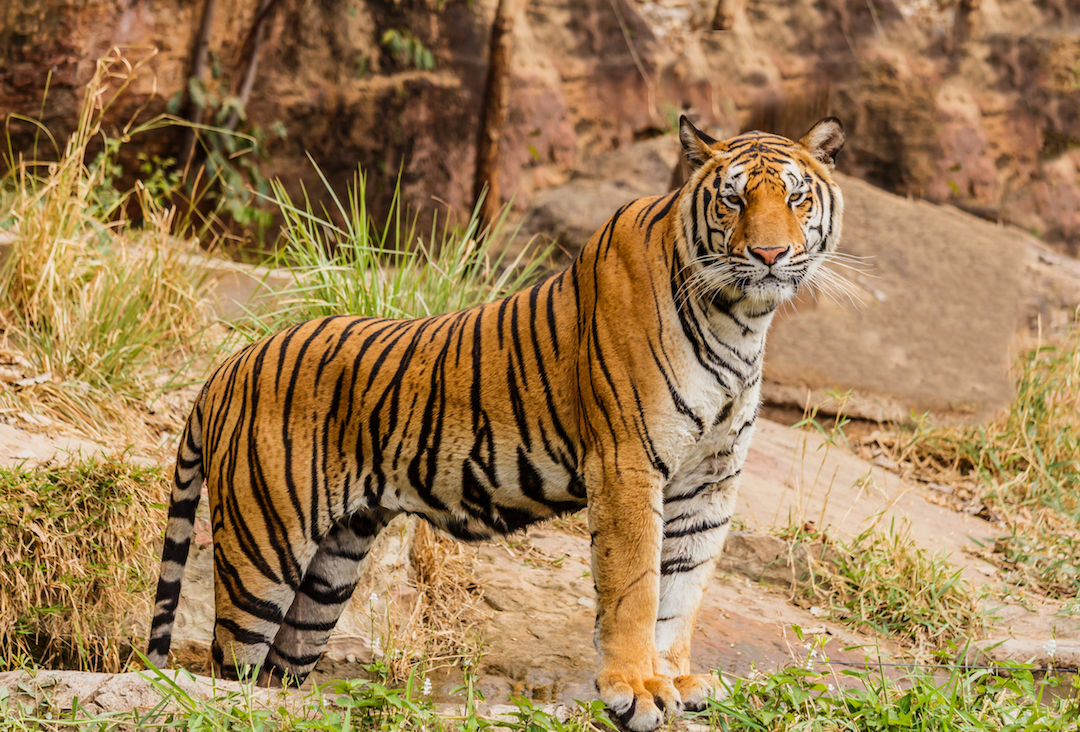
#> input picture Tiger-Face-Detector/tigers/img1.jpg, 1080 x 732 px
$ python tiger_detector.py --image tigers/img1.jpg
#> lines starting #> are read from the running program, lines starting #| are printed output that depends on the picture; after the words box and inside, x2 and y2 are one past the last pixel; in counts of white or black regions, pixels touching at a corner belong together
# USAGE
# python tiger_detector.py --image tigers/img1.jpg

# Import the necessary packages
import argparse
import cv2

# Construct the argument parse and parse the arguments
ap = argparse.ArgumentParser()
ap.add_argument("-i", "--image", required=True,
	help="path to the input image")
# I've included examples of cascades that I've tested
# Interestingly, lbp5_100_60 works better than lbp6_250_150
ap.add_argument("-c", "--cascade",
	# [4 lines of commented-out code are left out]
    default="lbp5_100_60.xml",
    #default="lbp6_250_150.xml",
	help="path to tiger detector LBP cascade")
args = vars(ap.parse_args())

# Load the input image and convert it to grayscale
image = cv2.imread(args["image"])
#> image is the input picture: shape (732, 1080, 3); mean B, G, R 82.1, 125.3, 157.6
gray = cv2.cvtColor(image, cv2.COLOR_BGR2GRAY)
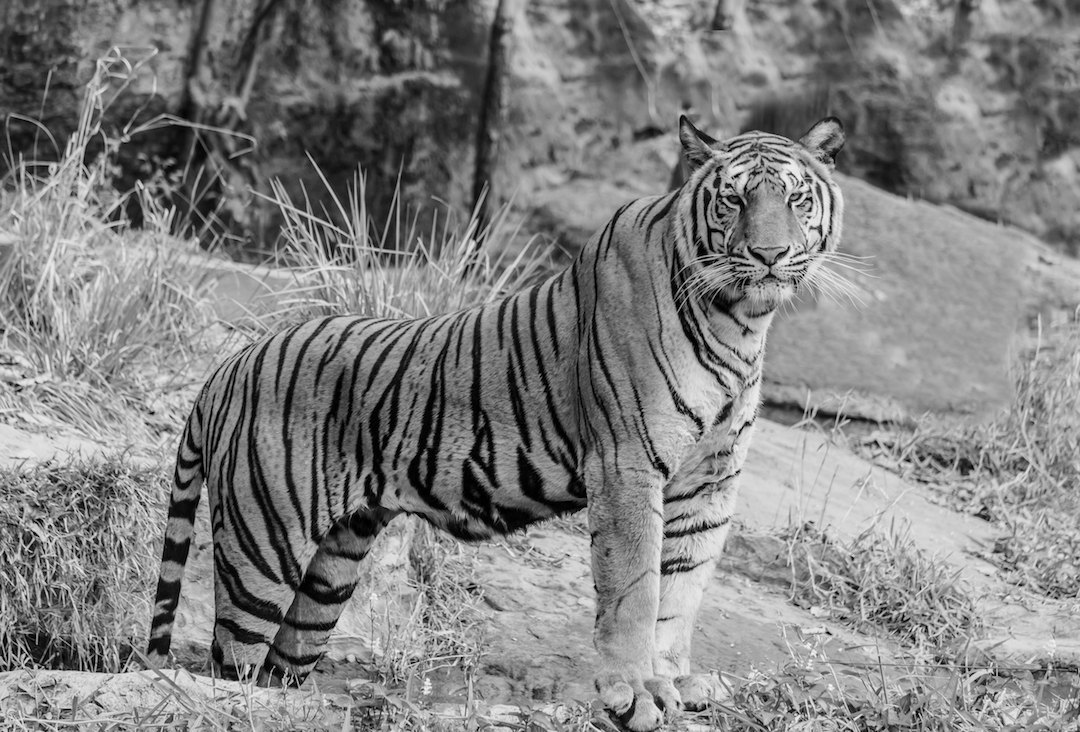
#> gray: shape (732, 1080); min 0, max 246, mean 130.1

# Load the tiger detector Haar cascade, then detect tiger faces
# In the input image
detector = cv2.CascadeClassifier(args["cascade"])
rects = detector.detectMultiScale(gray, scaleFactor=1.3,
	minNeighbors=10, minSize=(75, 75))
#> rects = [[407, 238, 250, 250]]

# Loop over the cat faces and draw a rectangle surrounding each
for (i, (x, y, w, h)) in enumerate(rects):
	cv2.rectangle(image, (x, y), (x + w, y + h), (0, 0, 255), 2)
	cv2.putText(image, "Tiger #{}".format(i + 1), (x, y - 10),
		cv2.FONT_HERSHEY_SIMPLEX, 0.55, (0, 0, 255), 2)
#> this loop made 1 pass
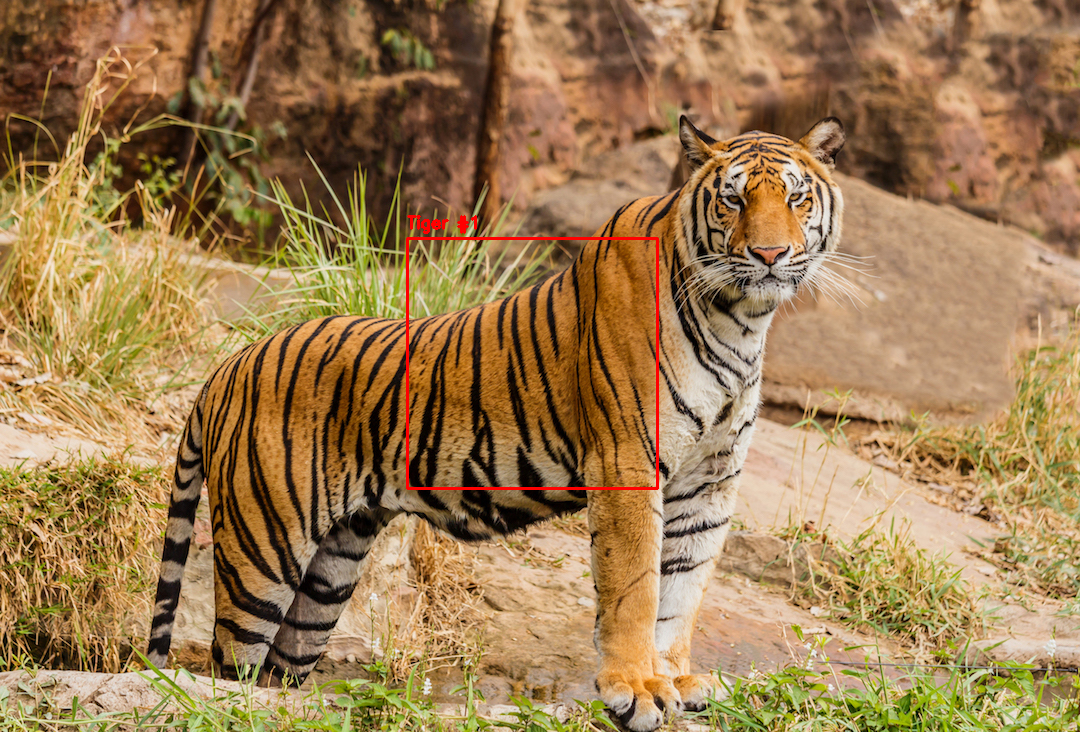
#> image: shape (732, 1080, 3); 0.44% of pixels changed, all inside (x1, y1, x2, y2) = (406, 215, 659, 490)

# Show the detected cat faces
cv2.imshow("Tiger Faces", image)
cv2.waitKey(0)

$ run again, with Tiger-Face-Detector/tigers/img2.jpg copied over Tiger-Face-Detector/tigers/img1.jpg
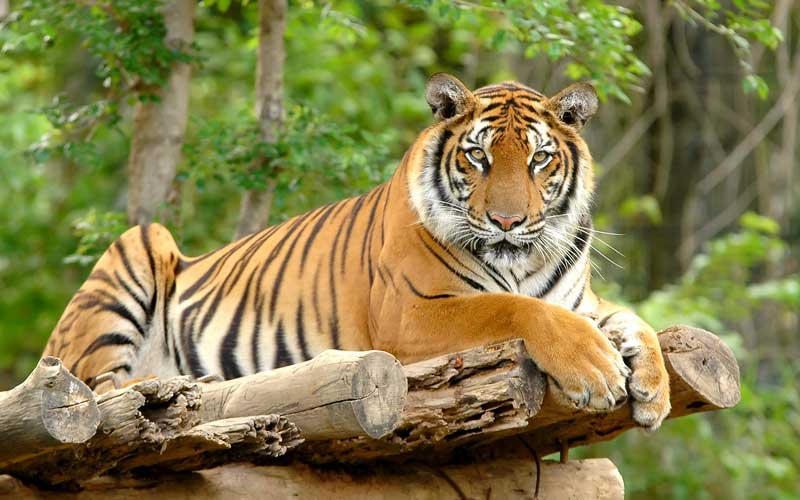
#> input picture Tiger-Face-Detector/tigers/img2.jpg, 800 x 500 px
#> image is the input picture: shape (500, 800, 3); mean B, G, R 76.1, 126.8, 132.1
#> `gray = cv2.cvtColor(image, cv2.COLOR_BGR2GRAY)`:
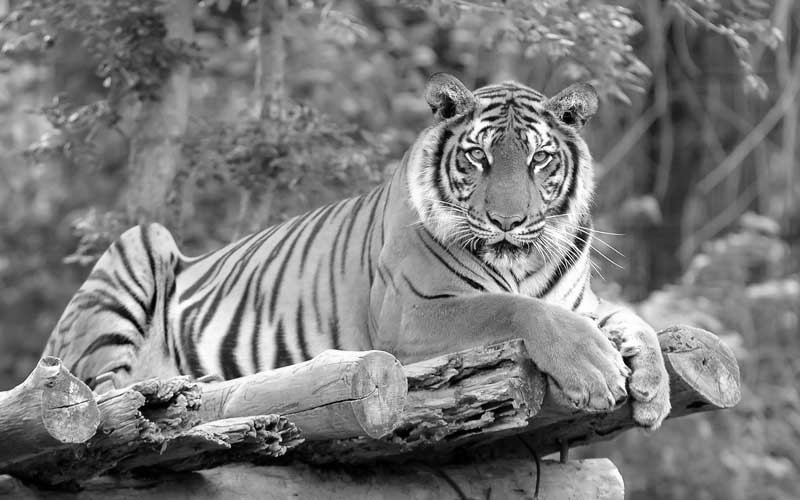
#> gray: shape (500, 800); min 0, max 255, mean 122.6
#> rects = [[269, 115, 258, 258], [589, 300, 180, 180]]
#> the loop `for (i, (x, y, w, h)) in enumerate(rects):` made 2 passes
#> after the loop `for (i, (x, y, w, h)) in enumerate(rects):`:
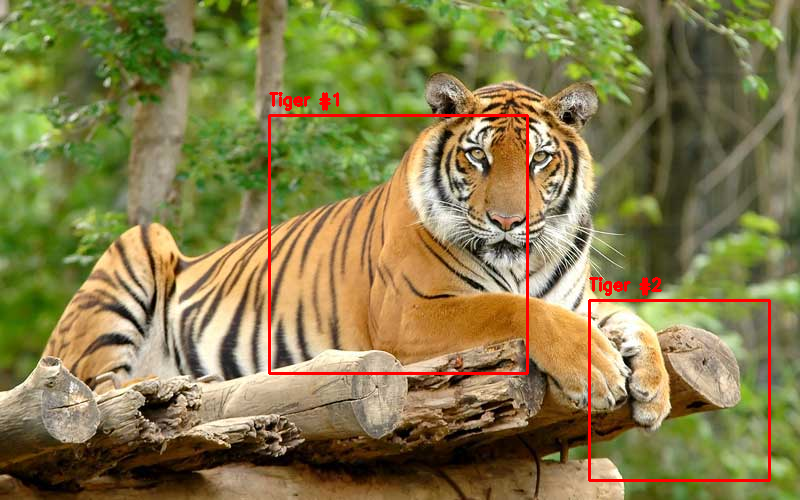
#> image: shape (500, 800, 3); 1.57% of pixels changed, all inside (x1, y1, x2, y2) = (268, 92, 771, 482)

$ run again, with Tiger-Face-Detector/tigers/img3.jpg copied over Tiger-Face-Detector/tigers/img1.jpg
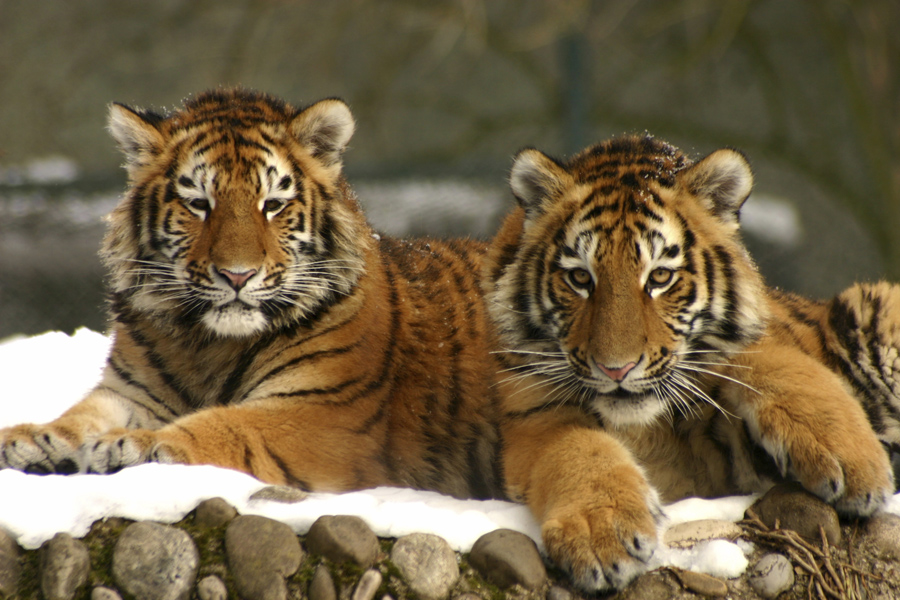
#> input picture Tiger-Face-Detector/tigers/img3.jpg, 900 x 600 px
#> image is the input picture: shape (600, 900, 3); mean B, G, R 70.9, 99.5, 115.6
#> `gray = cv2.cvtColor(image, cv2.COLOR_BGR2GRAY)`:
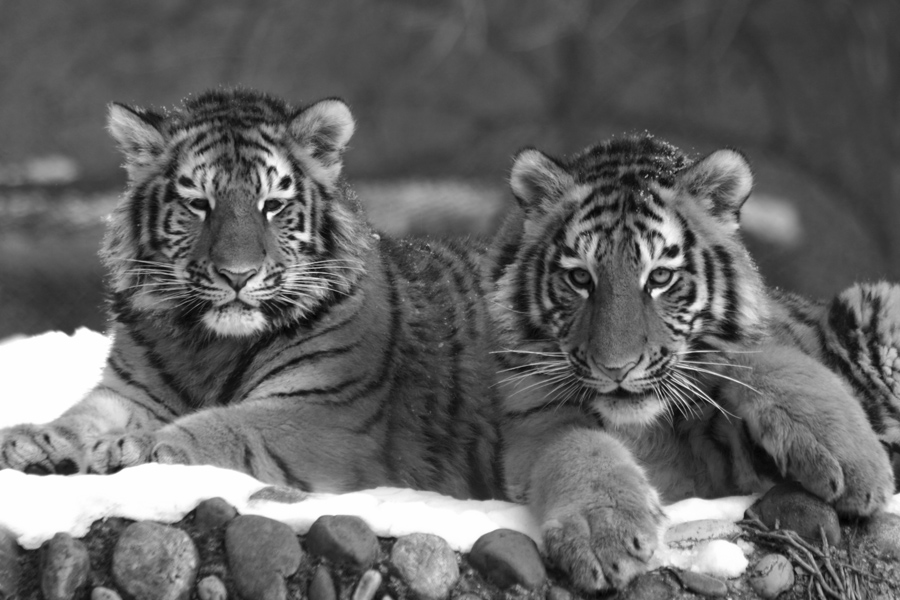
#> gray: shape (600, 900); min 0, max 255, mean 101.1
#> rects = [[349, 171, 253, 253]]
#> the loop `for (i, (x, y, w, h)) in enumerate(rects):` made 1 pass
#> after the loop `for (i, (x, y, w, h)) in enumerate(rects):`:
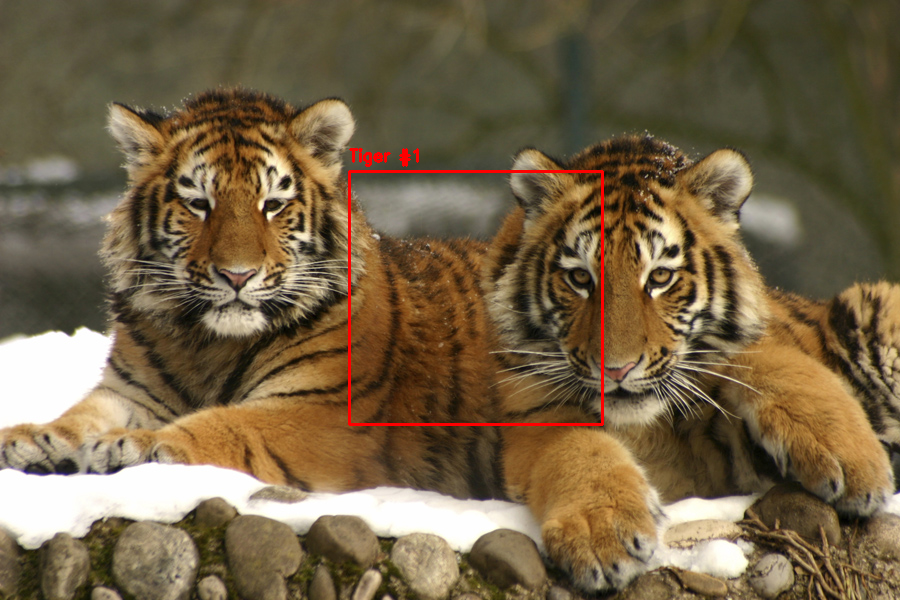
#> image: shape (600, 900, 3); 0.65% of pixels changed, all inside (x1, y1, x2, y2) = (348, 148, 604, 426)

$ run again, with Tiger-Face-Detector/tigers/img4.jpg copied over Tiger-Face-Detector/tigers/img1.jpg
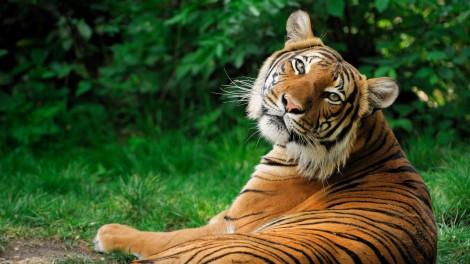
#> input picture Tiger-Face-Detector/tigers/img4.jpg, 470 x 264 px
#> image is the input picture: shape (264, 470, 3); mean B, G, R 40.1, 80.5, 62.6
#> `gray = cv2.cvtColor(image, cv2.COLOR_BGR2GRAY)`:
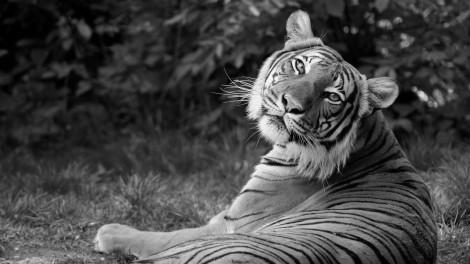
#> gray: shape (264, 470); min 0, max 255, mean 70.5
#> rects = [[239, 40, 187, 187]]
#> the loop `for (i, (x, y, w, h)) in enumerate(rects):` made 1 pass
#> after the loop `for (i, (x, y, w, h)) in enumerate(rects):`:
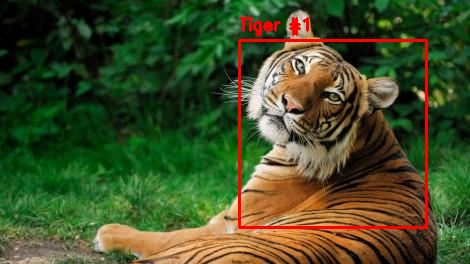
#> image: shape (264, 470, 3); 2.21% of pixels changed, all inside (x1, y1, x2, y2) = (238, 17, 428, 229)
